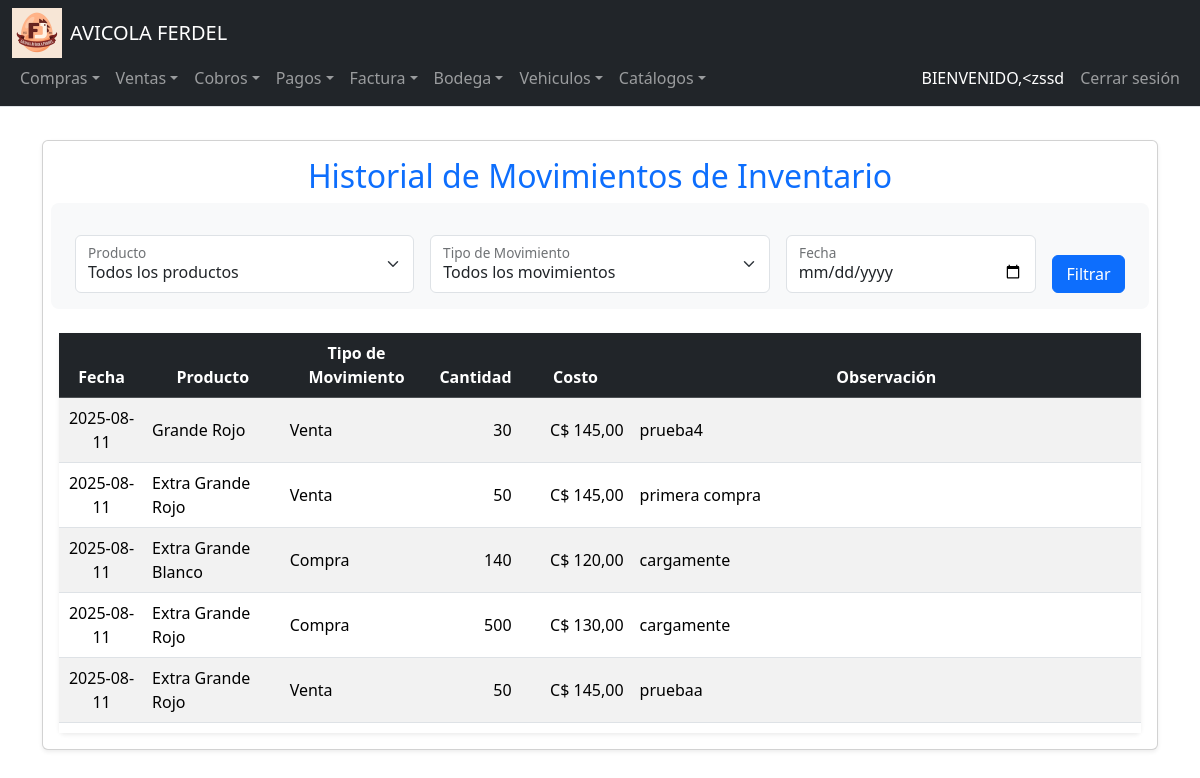
/historial_inventario (signed in), run on an earlier commit of the app's database.
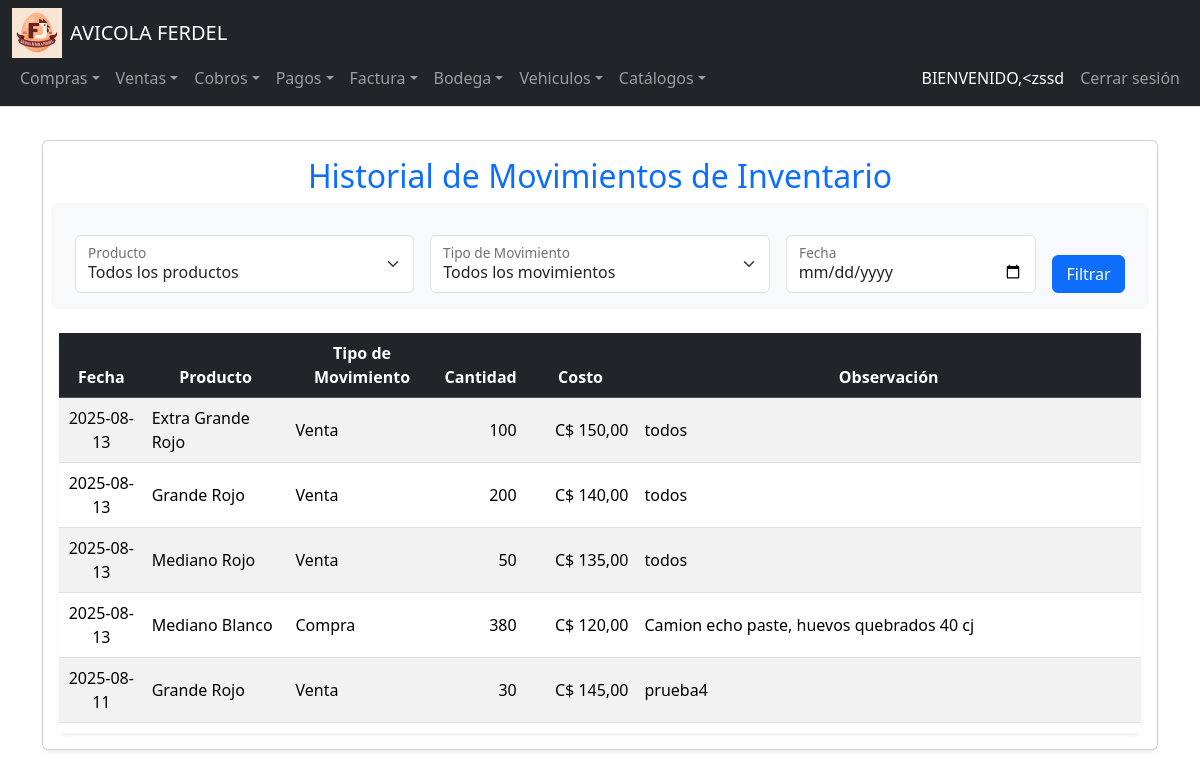
And on a later commit of the database.
### tables this page shows
CREATE TABLE Detalle_Movimiento_Inventario (
    ID_Detalle INTEGER PRIMARY KEY AUTOINCREMENT,
    ID_Movimiento INTEGER,
    ID_TipoMovimiento INTEGER,
    ID_Producto INTEGER,
    Cantidad INTEGER,
    Costo NUMERIC,
    IVA NUMERIC,
    Descuento NUMERIC,
    Costo_Total NUMERIC,
    Saldo NUMERIC,
    FOREIGN KEY (ID_Movimiento) REFERENCES Movimientos_Inventario(ID_Movimiento),
    FOREIGN KEY (ID_Producto) REFERENCES Productos(ID_Producto)
);

CREATE TABLE Movimientos_Inventario (
    ID_Movimiento INTEGER PRIMARY KEY AUTOINCREMENT,
    ID_TipoMovimiento INTEGER,
    N_Factura TEXT,
    Contado_Credito INTEGER,
    Fecha DATE,
    ID_Proveedor INTEGER,
    Observacion TEXT,
    IVA NUMERIC,
    Retencion NUMERIC,
    ID_Empresa INTEGER,
    ID_Bodega INTEGER,
    ID_Ruta INTEGER,
    UbicacionEntrega TEXT,
    FOREIGN KEY (ID_TipoMovimiento) REFERENCES Catalogo_Movimientos(ID_TipoMovimiento),
    FOREIGN KEY (ID_Proveedor) REFERENCES Proveedores(ID_Proveedor),
    FOREIGN KEY (ID_Empresa) REFERENCES Empresa(ID_Empresa),
    FOREIGN KEY (ID_Bodega) REFERENCES Bodegas(ID_Bodega),
    FOREIGN KEY (ID_Ruta) REFERENCES Rutas(ID_Ruta)
);

CREATE TABLE Productos (
    ID_Producto INTEGER PRIMARY KEY AUTOINCREMENT,
    COD_Producto TEXT,
    Descripcion TEXT NOT NULL,
    Unidad_Medida INTEGER,
    Existencias NUMERIC DEFAULT 0,
    Estado INTEGER DEFAULT 1,
    Familia INTEGER,
    Costo_Promedio NUMERIC,
    IVA INTEGER DEFAULT 0,
    Tipo INTEGER,
    Precio_Venta NUMERIC,
    ID_Empresa INTEGER,
    Fecha_Creacion DATE DEFAULT CURRENT_DATE,
    Usuario_Creador INTEGER, Stock_Minimo NUMERIC DEFAULT 5,
    FOREIGN KEY (Unidad_Medida) REFERENCES Unidades_Medida(ID_Unidad),
    FOREIGN KEY (Familia) REFERENCES Familia(ID_Familia),
    FOREIGN KEY (Tipo) REFERENCES Tipo_Producto(ID_TipoProducto),
    FOREIGN KEY (ID_Empresa) REFERENCES Empresa(ID_Empresa)
);

CREATE TABLE Catalogo_Movimientos (
    ID_TipoMovimiento INTEGER PRIMARY KEY AUTOINCREMENT,
    Descripcion TEXT,
    Adicion TEXT,
    Letra TEXT
);

### app.py (the view)
@app.route("/historial_inventario")
@login_required
def historial_inventario():
    productos = db.execute("SELECT ID_Producto, Descripcion FROM Productos ORDER BY Descripcion")
    tipos = db.execute("SELECT ID_TipoMovimiento, Descripcion FROM Catalogo_Movimientos ORDER BY Descripcion")
    producto_id = request.args.get("producto", "")
    tipo_id = request.args.get("tipo", "")
    fecha = request.args.get("fecha", "")
    query = """
        SELECT MI.Fecha, P.Descripcion AS Producto, CM.Descripcion AS TipoMovimiento,
               DMI.Cantidad, DMI.Costo, MI.Observacion, MI.ID_Movimiento, DMI.ID_Producto
        FROM Detalle_Movimiento_Inventario DMI
        JOIN Movimientos_Inventario MI ON MI.ID_Movimiento = DMI.ID_Movimiento
        JOIN Productos P ON P.ID_Producto = DMI.ID_Producto
        JOIN Catalogo_Movimientos CM ON CM.ID_TipoMovimiento = MI.ID_TipoMovimiento
        WHERE 1=1
    """
    params = []
    if producto_id:
        query += " AND DMI.ID_Producto = ?"
        params.append(producto_id)
    if tipo_id:
        query += " AND MI.ID_TipoMovimiento = ?"
        params.append(tipo_id)
    if fecha:
        query += " AND MI.Fecha = ?"
        params.append(fecha)
    query += " ORDER BY MI.Fecha DESC, MI.ID_Movimiento DESC"
    movimientos = db.execute(query, *params)
    return render_template("historial_inventario.html", movimientos=movimientos, productos=productos, tipos=tipos, producto_id=producto_id, tipo_id=tipo_id, fecha=fecha)

### app.py (called while the page is built)
@login_manager.user_loader
def load_user(user_id):
    user_data = db.execute("SELECT * FROM Usuarios WHERE ID_Usuario = ?", user_id)
    if len(user_data) == 1:
        return User(user_data[0]["ID_Usuario"], user_data[0]["NombreUsuario"])
    return None

@app.after_request
def after_request(response):
    response.headers["Cache-Control"] = "no-cache, no-store, must-revalidate"
    response.headers["Expires"] = 0
    response.headers["Pragma"] = "no-cache"
    return response

### Templates/historial_inventario.html (shortened to what this page needs)
{% extends "layout.html" %}
{% block main %}
<div class="container my-5">
    <div class="card shadow-sm">
        <div class="card-body">
            <h2 class="card-title text-center text-primary mb-4">Historial de Movimientos de Inventario</h2>
            <form method="get" class="row g-3 align-items-end mb-4 p-3 bg-light rounded-3">
                <div class="col-md-4">
                    <div class="form-floating">
                        <select name="producto" id="producto" class="form-select">
                            <option value="">Todos los productos</option>
                        </select>
                        <label for="producto">Producto</label>
                    </div>
                </div>
                <div class="col-md-4">
                    <div class="form-floating">
                        <select name="tipo" id="tipo" class="form-select">
                            <option value="">Todos los movimientos</option>
                        </select>
                        <label for="tipo">Tipo de Movimiento</label>
                    </div>
                </div>
                <div class="col-md-3">
                    <div class="form-floating">
                        <input type="date" name="fecha" id="fecha" class="form-control" value="{{ fecha }}">
                        <label for="fecha">Fecha</label>
                    </div>
                </div>
                <div class="col-md-1 d-grid">
                    <button type="submit" class="btn btn-primary">Filtrar</button>
                </div>
            </form>
            <div class="card border-0 shadow-sm">
                <div class="card-body p-0">
                    <div style="max-height: 400px; overflow-y: auto;">
                        <table class="table table-striped table-hover align-middle m-0">
                            <thead class="table-dark text-center sticky-top">
                                <tr>
                                    <th>Fecha</th>
                                    <th>Producto</th>
                                    <th>Tipo de Movimiento</th>
                                    <th>Cantidad</th>
                                    <th>Costo</th>
                                    <th>Observación</th>
                                </tr>
                            </thead>
                            <tbody>
                                {% for m in movimientos %}
                                <tr>
                                    <td class="text-center">{{ m.Fecha }}</td>
                                    <td>{{ m.Producto }}</td>
                                    <td>{{ m.TipoMovimiento }}</td>
                                    <td class="text-end">{{ m.Cantidad }}</td>
                                    <td class="text-end">{{ 'C$ ' ~ "{:,.2f}".format(m.Costo).replace(",", "X").replace(".", ",").replace("X", ".") }}</td>
                                    <td>{{ m.Observacion }}</td>
                                </tr>
                                {% else %}
                                <tr>
                                    <td colspan="6" class="text-center text-muted">No se encontraron movimientos.</td>
                                </tr>
                                {% endfor %}
                            </tbody>
                        </table>
                    </div>
                </div>
            </div>
        </div>
    </div>
</div>
{% endblock %}

What changed in the data, as far as the page shows it:
no longer on this page (row unchanged): Detalle_Movimiento_Inventario: Fecha "2025-08-11", Producto "Extra Grande Rojo", TipoMovimiento "Venta", Cantidad "50", Costo "C$ 145,00", Observacion "primera compra"
no longer on this page (row unchanged): Detalle_Movimiento_Inventario: Fecha "2025-08-11", Producto "Extra Grande Blanco", TipoMovimiento "Compra", Cantidad "140", Costo "C$ 120,00", Observacion "cargamente"
no longer on this page (row unchanged): Detalle_Movimiento_Inventario: Fecha "2025-08-11", Producto "Extra Grande Rojo", TipoMovimiento "Compra", Cantidad "500", Costo "C$ 130,00", Observacion "cargamente"
no longer on this page (row unchanged): Detalle_Movimiento_Inventario: Fecha "2025-08-11", Producto "Extra Grande Rojo", TipoMovimiento "Venta", Cantidad "50", Costo "C$ 145,00", Observacion "pruebaa"
added Detalle_Movimiento_Inventario: Fecha "2025-08-13", Producto "Extra Grande Rojo", TipoMovimiento "Venta", Cantidad "100", Costo "C$ 150,00", Observacion "todos"
added Detalle_Movimiento_Inventario: Fecha "2025-08-13", Producto "Grande Rojo", TipoMovimiento "Venta", Cantidad "200", Costo "C$ 140,00", Observacion "todos"
added Detalle_Movimiento_Inventario: Fecha "2025-08-13", Producto "Mediano Rojo", TipoMovimiento "Venta", Cantidad "50", Costo "C$ 135,00", Observacion "todos"
added Detalle_Movimiento_Inventario: Fecha "2025-08-13", Producto "Mediano Blanco", TipoMovimiento "Compra", Cantidad "380", Costo "C$ 120,00", Observacion "Camion echo paste, huevos quebrados 40 cj"
